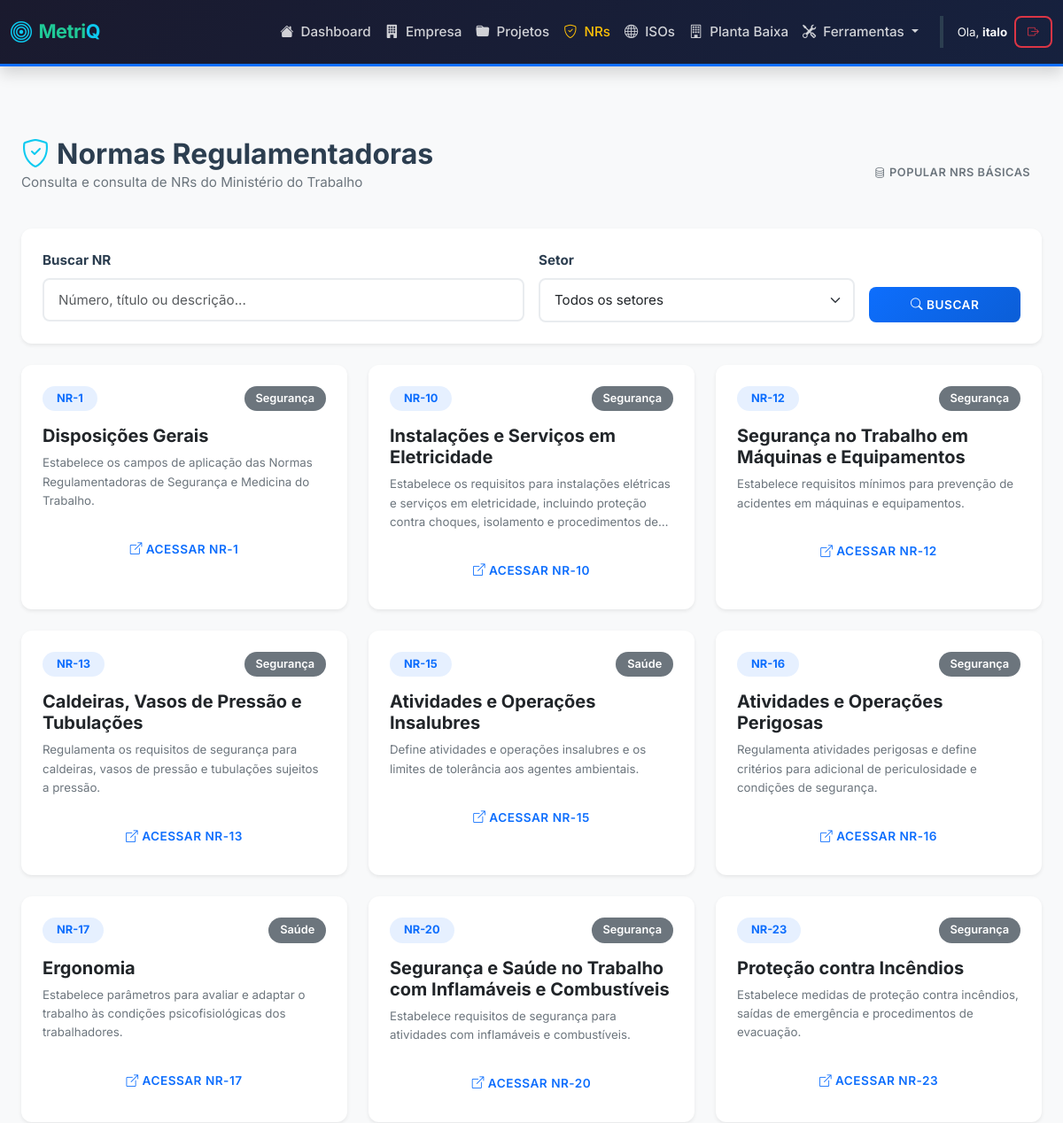
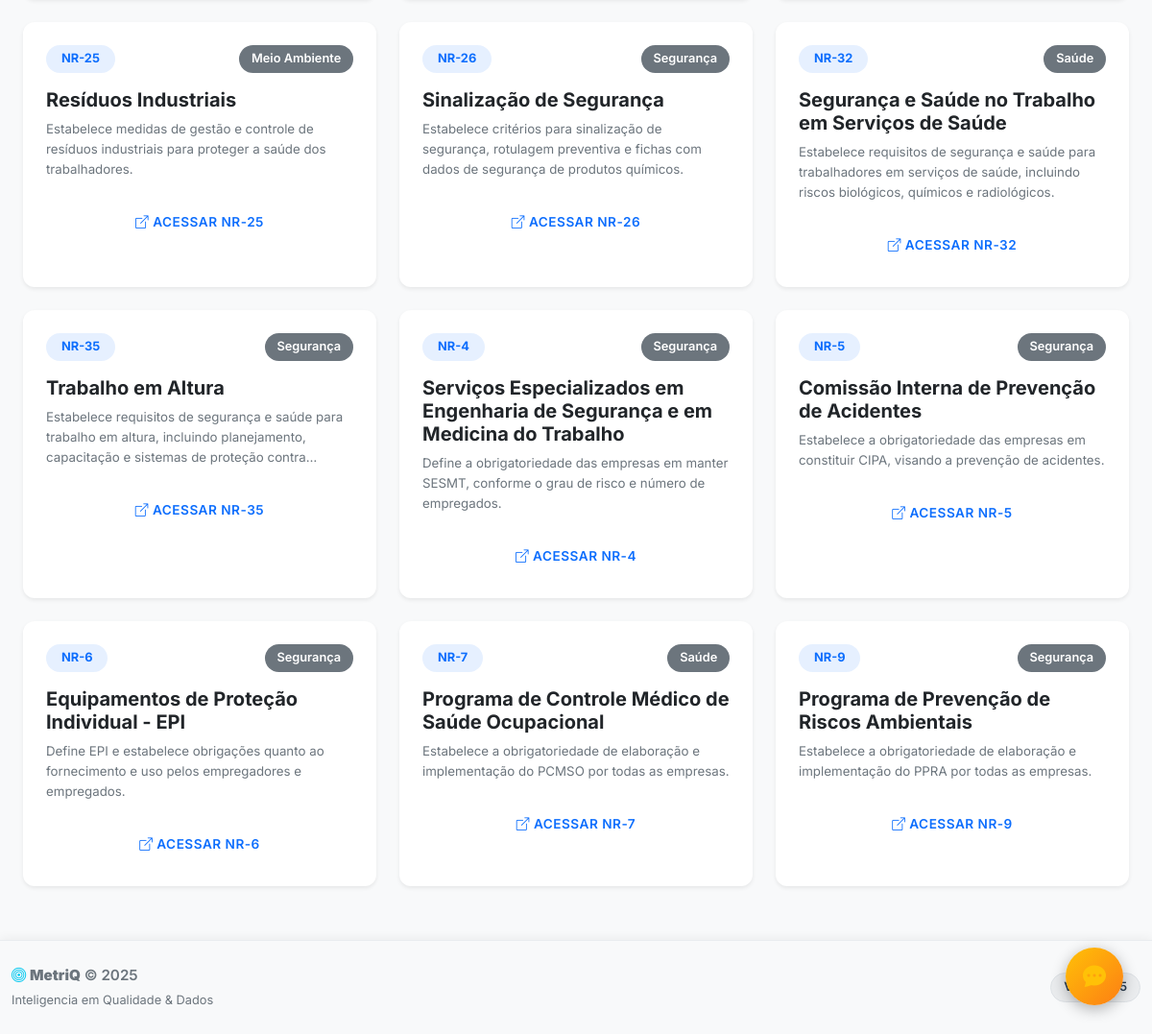
Page /nr (signed in) on the committed database (2 pictures, top to bottom).
### qualidade_flask/models.py (models this page shows, shortened)
class User(UserMixin, db.Model):
    id = db.Column(db.Integer, primary_key=True)
    username = db.Column(db.String(100), unique=True, nullable=False)
    password = db.Column(db.String(255), nullable=False)
    analises = db.relationship('Analise', backref='dono', lazy=True)
    empresas = db.relationship('Empresa', backref='usuario', lazy=True)

class NormaRegulamentadora(db.Model):
    id = db.Column(db.Integer, primary_key=True)
    numero = db.Column(db.String(10), unique=True, nullable=False)
    titulo = db.Column(db.String(200), nullable=False)
    descricao = db.Column(db.Text)
    setor = db.Column(db.String(100))
    data_vigencia = db.Column(db.Date)
    link_oficial = db.Column(db.String(500))
    conteudo = db.Column(db.Text)
    palavras_chave = db.Column(db.JSON)
    perguntas = db.Column(db.JSON)
    glossario = db.Column(db.JSON)
    data_criacao = db.Column(db.DateTime, default=datetime.now)
    data_atualizacao = db.Column(db.DateTime, default=datetime.now, onupdate=datetime.now)
    checklists = db.relationship('ChecklistNR', backref='norma', lazy=True, cascade="all, delete-orphan")

### qualidade_flask/blueprints/nr.py (the view)
@nr.route('/nr')
@login_required
def lista_nrs():
    busca = request.args.get('busca', '')
    setor_filtro = request.args.get('setor', '')
    query = NormaRegulamentadora.query
    if busca:
        query = query.filter(
            (NormaRegulamentadora.numero.ilike(f'%{busca}%')) |
            (NormaRegulamentadora.titulo.ilike(f'%{busca}%')) |
            (NormaRegulamentadora.descricao.ilike(f'%{busca}%'))
        )
    if setor_filtro:
        query = query.filter(NormaRegulamentadora.setor == setor_filtro)
    normas = query.order_by(NormaRegulamentadora.numero).all()
    setores = db.session.query(NormaRegulamentadora.setor).distinct().all()
    setores = [s[0] for s in setores if s[0]]
    return render_template('nr/lista.html', normas=normas, setores=setores,
                          busca=busca, setor_filtro=setor_filtro)

### qualidade_flask/templates/nr/lista.html (shortened to what this page needs)
{% extends "base.html" %}
{% block content %}
<div class="container py-4">
    <div class="d-flex justify-content-between align-items-center mb-4">
        <div>
            <h2 class="fw-bold mb-0"><i class="bi bi-shield-check text-info me-2"></i>Normas Regulamentadoras</h2>
            <p class="text-muted">Consulta e consulta de NRs do Ministério do Trabalho</p>
        </div>
        <form action="{{ url_for('nr.popular_nrs') }}" method="POST" onsubmit="return confirm('Deseja popular o banco com NRs básicas?')">
            <button type="submit" class="btn btn-outline-secondary btn-sm">
                <i class="bi bi-database me-1"></i>Popular NRs Básicas
            </button>
        </form>
    </div>
    <div class="card border-0 shadow-sm mb-4">
        <div class="card-body p-4">
            <form action="{{ url_for('nr.lista_nrs') }}" method="GET" class="row g-3">
                <div class="col-md-6">
                    <label class="form-label fw-bold">Buscar NR</label>
                    <input type="text" name="busca" class="form-control"
                           placeholder="Número, título ou descrição..."
                           value="{{ busca }}">
                </div>
                <div class="col-md-4">
                    <label class="form-label fw-bold">Setor</label>
                    <select name="setor" class="form-select">
                        <option value="">Todos os setores</option>
                    </select>
                </div>
                <div class="col-md-2 d-flex align-items-end">
                    <button type="submit" class="btn btn-primary w-100">
                        <i class="bi bi-search me-1"></i>Buscar
                    </button>
                </div>
            </form>
        </div>
    </div>
    <div class="row g-4">
        {% if normas %}
            {% for norma in normas %}
            <div class="col-md-6 col-lg-4">
                <div class="card h-100 border-0 shadow-sm hover-shadow transition">
                    <div class="card-body">
                        <div class="d-flex justify-content-between align-items-start mb-3">
                            <span class="badge bg-primary bg-opacity-10 text-primary px-3 py-2 fw-bold">
                                {{ norma.numero }}
                            </span>
                            <span class="badge bg-secondary">{{ norma.setor }}</span>
                        </div>
                        <h5 class="card-title fw-bold mb-2">{{ norma.titulo }}</h5>
                        <p class="card-text text-muted small mb-4 line-clamp-3">
                            {{ norma.descricao }}
                        </p>
                        <a href="{{ url_for('nr.detalhe_nr', id=norma.id) }}" class="btn btn-outline-primary w-100">
                            <i class="bi bi-box-arrow-up-right me-1"></i>Acessar {{ norma.numero }}
                        </a>
                    </div>
                </div>
            </div>
            {% endfor %}
        {% endif %}
    </div>
</div>
{% endblock %}

### qualidade_flask/templates/base.html (shortened to what this page needs)
<!DOCTYPE html>
<html lang="pt-br">
<head>
    <link href="https://cdn.jsdelivr.net/npm/bootstrap@5.3.0/dist/css/bootstrap.min.css" rel="stylesheet">
    <link rel="stylesheet" href="https://cdn.jsdelivr.net/npm/bootstrap-icons@1.10.5/font/bootstrap-icons.css">
    <link rel="stylesheet" href="{{ url_for('static', filename='css/style.css') }}">
</head>
<body class="d-flex flex-column min-vh-100">
    <nav class="navbar navbar-expand-lg navbar-dark bg-dark d-print-none">
        <div class="container">
            <a class="navbar-brand fw-bold d-flex align-items-center brand-text" href="/">
                <i class="bi bi-bullseye me-2 fs-4 text-info"></i>
                <span>Metri<span class="text-info">Q</span>
            </a>
            <div class="collapse navbar-collapse" id="navbarNav">
                <ul class="navbar-nav ms-auto align-items-center">
                    <li class="nav-item">
                        <a class="nav-link {{ 'active' if request.endpoint == 'main.index' }}" href="/">
                            <i class="bi bi-house-fill me-1"></i> Dashboard
                        </a>
                    </li>
                    <li class="nav-item">
                        <a class="nav-link {{ 'active' if request.endpoint and request.endpoint.startswith('empresa') }}" href="/empresas">
                            <i class="bi bi-building-fill me-1"></i> Empresa
                        </a>
                    </li>
                    <li class="nav-item">
                        <a class="nav-link {{ 'active' if request.endpoint == 'projects.lista_projetos' }}" href="/projetos">
                            <i class="bi bi-folder-fill me-1"></i> Projetos
                        </a>
                    </li>
                    <li class="nav-item">
                        <a class="nav-link {{ 'active' if request.endpoint == 'nr.lista_nrs' }}" href="/nr">
                            <i class="bi bi-shield-check me-1"></i> NRs
                        </a>
                    </li>
                    <li class="nav-item">
                        <a class="nav-link {{ 'active' if request.endpoint == 'iso.lista_isos' }}" href="/iso">
                            <i class="bi bi-globe me-1"></i> ISOs
                        </a>
                    </li>
                    <li class="nav-item">
                        <a class="nav-link {{ 'active' if request.endpoint and request.endpoint.startswith('planta_baixa') }}" href="{{ url_for('planta_baixa.lista') }}">
                            <i class="bi bi-building me-1"></i> Planta Baixa
                        </a>
                    </li>
                    <li class="nav-item dropdown">
                        <a class="nav-link dropdown-toggle" href="#" role="button" data-bs-toggle="dropdown" aria-expanded="false">
                            <i class="bi bi-tools me-1"></i> Ferramentas
                        </a>
                    </li>
                    {% if current_user.is_authenticated %}
                        <li class="nav-item ms-lg-3 border-start border-secondary ps-lg-3 mt-2 mt-lg-0">
                            <div class="d-flex align-items-center gap-2">
                                <span class="text-light small">Ola, <strong>{{ current_user.username }}</strong></span>
                                <a href="/logout" class="btn btn-sm btn-outline-danger" title="Sair">
                                    <i class="bi bi-box-arrow-right"></i>
                                </a>
                            </div>
                        </li>
                    {% endif %}
                </ul>
            </div>
    </nav>
    <main class="flex-grow-1">
        <div class="container mt-4">
            {% block content %}{% endblock %}
        </div>
    </main>
    <footer class="d-print-none bg-light border-top py-4 mt-auto">
        <div class="container">
            <div class="row align-items-center">
                <div class="col-md-6 text-center text-md-start">
                    <p class="mb-0 text-muted">
                        <i class="bi bi-bullseye text-info"></i>
                        <strong>MetriQ</strong> &copy; 2025
                    </p>
                    <small class="text-muted" style="font-size: 0.8rem;">Inteligencia em Qualidade & Dados</small>
                </div>
                <div class="col-md-6 text-md-end text-center mt-2 mt-md-0">
                    <span class="badge bg-secondary bg-opacity-10 text-dark border">Versao 5.5</span>
                </div>
        </div>
    </footer>
    <a id="btnFeedback" href="https://docs.google.com/forms/d/e/1FAIpQLSc6ZJWx9LMAzcBPMMdcK3FHIyoWjjz7ik7XjiTRzf5Kar_DFA/viewform?usp=sharing&ouid=112551274773752880388" target="_blank" title="Deixe seu Feedback" class="text-decoration-none">
        <i class="bi bi-chat-dots-fill text-warning fs-4"></i>
    </a>
</body>
</html>

### qualidade_flask/static/css/style.css (style rules this page uses)
:root { --primary: #0d6efd; --secondary: #6c757d; --success: #198754; --danger: #dc3545; --warning: #ffc107; --info: #0dcaf0; --light: #f8f9fa; --dark: #212529; --shadow-sm: 0 0.125rem 0.25rem rgba(0, 0, 0, 0.075); --shadow: 0 0.5rem 1rem rgba(0, 0, 0, 0.15); --shadow-lg: 0 1rem 3rem rgba(0, 0, 0, 0.175); --transition: all 0.3s cubic-bezier(0.4, 0, 0.2, 1); }
* { margin: 0; padding: 0; box-sizing: border-box; }
html, body { height: 100%; }
body { font-family: 'Inter', 'Segoe UI', Roboto, Helvetica, Arial, sans-serif; font-size: 0.95rem; line-height: 1.6; color: #2c3e50; background: #f8f9fa; min-height: 100vh; display: flex; flex-direction: column; }
.navbar { background: linear-gradient(135deg, #1a1a2e 0%, #16213e 100%); box-shadow: var(--shadow); border-bottom: 3px solid var(--primary); padding: 1rem 0; }
.navbar-brand { font-weight: 700; font-size: 1.4rem; letter-spacing: 0.5px; color: white !important; transition: var(--transition); }
.navbar-dark .navbar-nav .nav-link { color: rgba(255, 255, 255, 0.8) !important; transition: var(--transition); font-weight: 500; }
.navbar-dark .navbar-nav .nav-link:hover, .navbar-dark .navbar-nav .nav-link.active { color: #ffc107 !important; }
main { flex: 1; padding: 2rem 0; }
.container { max-width: 1200px; }
.card { border: none; border-radius: 12px; box-shadow: var(--shadow); transition: var(--transition); overflow: hidden; background: white; }
.card-body { padding: 1.5rem; }
.btn { border: none; border-radius: 8px; font-weight: 600; padding: 0.6rem 1.2rem; transition: var(--transition); text-transform: uppercase; font-size: 0.85rem; letter-spacing: 0.5px; }
.btn-primary { background: linear-gradient(135deg, #0d6efd 0%, #0b5ed7 100%); color: white; }
.btn-outline-danger { color: #dc3545; border: 2px solid #dc3545; }
.btn-sm { padding: 0.4rem 0.8rem; font-size: 0.8rem; }
.form-control, .form-select { border: 2px solid #e9ecef; border-radius: 8px; padding: 0.7rem 1rem; transition: var(--transition); font-size: 0.95rem; }
.form-label { font-weight: 600; color: #2c3e50; margin-bottom: 0.5rem; }
.badge { padding: 0.5rem 0.8rem; border-radius: 20px; font-weight: 600; font-size: 0.8rem; }
footer { background: white; border-top: 2px solid #e9ecef; padding: 2rem 0; margin-top: auto; box-shadow: 0 -2px 10px rgba(0, 0, 0, 0.05); }
footer p { font-weight: 600; color: #2c3e50; }
footer small { color: #6c757d; }
.text-muted { color: #6c757d !important; }
.text-dark { color: #2c3e50 !important; }
.bg-light { background: #f8f9fa !important; }
.shadow-sm { box-shadow: var(--shadow-sm) !important; }
.border-start { border-left: 4px solid !important; }
.border-top { border-top: 1px solid #e9ecef !important; }
:root { --brand-color: #6610f2; --brand-dark: #4d0cba; --brand-accent: #20c997; --sidebar-bg: #0f172a; }
.brand-text { font-family: 'Inter', sans-serif; font-size: 24px; font-weight: 800; color: white; letter-spacing: -0.5px; line-height: 1; }
.brand-text span { color: var(--brand-accent); }
#btnFeedback { position: fixed; bottom: 30px; right: 30px; width: 60px; height: 60px; background: linear-gradient(135deg, #ffc107 0%, #fd7e14 100%); color: white; border-radius: 50%; font-size: 24px; text-decoration: none; box-shadow: 0 4px 15px rgba(0,0,0,0.3); z-index: 1050; transition: transform 0.3s, box-shadow 0.3s; display: flex; align-items: center; justify-content: center; }

### qualidade_flask/templates/base.html (style rules this page uses)
body { font-family: 'Inter', sans-serif; }
.brand-text { letter-spacing: -0.5px; font-size: 1.35rem; }

### qualidade_flask/templates/nr/lista.html (style rules this page uses)
.transition { transition: all 0.3s ease; }
.line-clamp-3 { display: -webkit-box; -webkit-line-clamp: 3; -webkit-box-orient: vertical; overflow: hidden; }

### rows in the picture
User: username "italo"
NormaRegulamentadora: numero "NR-1", setor "Segurança", titulo "Disposições Gerais", descricao "Estabelece os campos de aplicação das Normas Regulamentadoras de Segurança e Medicina do Trabalho."
NormaRegulamentadora: numero "NR-10", setor "Segurança", titulo "Instalações e Serviços em Eletricidade", descricao "Estabelece os requisitos para instalações elétricas e serviços em eletricidade, incluindo proteção contra choques, isolamento e procedimentos…"
NormaRegulamentadora: numero "NR-12", setor "Segurança", titulo "Segurança no Trabalho em Máquinas e Equipamentos", descricao "Estabelece requisitos mínimos para prevenção de acidentes em máquinas e equipamentos."
NormaRegulamentadora: numero "NR-13", setor "Segurança", titulo "Caldeiras, Vasos de Pressão e Tubulações", descricao "Regulamenta os requisitos de segurança para caldeiras, vasos de pressão e tubulações sujeitos a pressão."
NormaRegulamentadora: numero "NR-15", setor "Saúde", titulo "Atividades e Operações Insalubres", descricao "Define atividades e operações insalubres e os limites de tolerância aos agentes ambientais."
NormaRegulamentadora: numero "NR-16", setor "Segurança", titulo "Atividades e Operações Perigosas", descricao "Regulamenta atividades perigosas e define critérios para adicional de periculosidade e condições de segurança."
NormaRegulamentadora: numero "NR-17", setor "Saúde", titulo "Ergonomia", descricao "Estabelece parâmetros para avaliar e adaptar o trabalho às condições psicofisiológicas dos trabalhadores."
NormaRegulamentadora: numero "NR-20", setor "Segurança", titulo "Segurança e Saúde no Trabalho com Inflamáveis e Combustíveis", descricao "Estabelece requisitos de segurança para atividades com inflamáveis e combustíveis."
NormaRegulamentadora: numero "NR-23", setor "Segurança", titulo "Proteção contra Incêndios", descricao "Estabelece medidas de proteção contra incêndios, saídas de emergência e procedimentos de evacuação."
NormaRegulamentadora: numero "NR-25", setor "Meio Ambiente", titulo "Resíduos Industriais", descricao "Estabelece medidas de gestão e controle de resíduos industriais para proteger a saúde dos trabalhadores."
NormaRegulamentadora: numero "NR-26", setor "Segurança", titulo "Sinalização de Segurança", descricao "Estabelece critérios para sinalização de segurança, rotulagem preventiva e fichas com dados de segurança de produtos químicos."
NormaRegulamentadora: numero "NR-32", setor "Saúde", titulo "Segurança e Saúde no Trabalho em Serviços de Saúde", descricao "Estabelece requisitos de segurança e saúde para trabalhadores em serviços de saúde, incluindo riscos biológicos, químicos e radiológicos."
NormaRegulamentadora: numero "NR-35", setor "Segurança", titulo "Trabalho em Altura", descricao "Estabelece requisitos de segurança e saúde para trabalho em altura, incluindo planejamento, capacitação e sistemas de proteção…"
NormaRegulamentadora: numero "NR-4", setor "Segurança", titulo "Serviços Especializados em Engenharia de Segurança e em Medicina do Trabalho", descricao "Define a obrigatoriedade das empresas em manter SESMT, conforme o grau de risco e número de empregados."
NormaRegulamentadora: numero "NR-5", setor "Segurança", titulo "Comissão Interna de Prevenção de Acidentes", descricao "Estabelece a obrigatoriedade das empresas em constituir CIPA, visando a prevenção de acidentes."
NormaRegulamentadora: numero "NR-6", setor "Segurança", titulo "Equipamentos de Proteção Individual - EPI", descricao "Define EPI e estabelece obrigações quanto ao fornecimento e uso pelos empregadores e empregados."
NormaRegulamentadora: numero "NR-7", setor "Saúde", titulo "Programa de Controle Médico de Saúde Ocupacional", descricao "Estabelece a obrigatoriedade de elaboração e implementação do PCMSO por todas as empresas."
NormaRegulamentadora: numero "NR-9", setor "Segurança", titulo "Programa de Prevenção de Riscos Ambientais", descricao "Estabelece a obrigatoriedade de elaboração e implementação do PPRA por todas as empresas."
